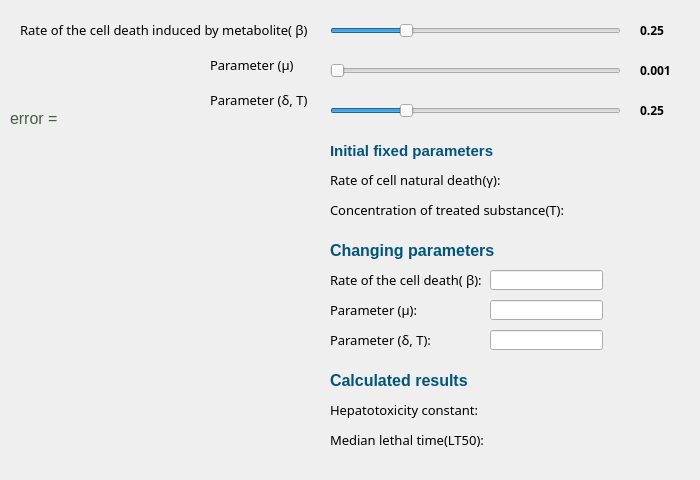
    <widget class="QWidget" name="tab2">
     <attribute name="title">
      <string>Model 2</string>
     </attribute>
     <widget class="QSlider" name="Slider21">
      <property name="geometry">
       <rect>
        <x>330</x>
        <y>20</y>
        <width>291</width>
        <height>22</height>
       </rect>
      </property>
      <property name="styleSheet">
       <string notr="true"/>
      </property>
      <property name="minimum">
       <number>1</number>
      </property>
      <property name="maximum">
       <number>1000</number>
      </property>
      <property name="singleStep">
       <number>50</number>
      </property>
      <property name="value">
       <number>250</number>
      </property>
      <property name="sliderPosition">
       <number>250</number>
      </property>
      <property name="orientation">
       <enum>Qt::Horizontal</enum>
      </property>
     </widget>
     <widget class="QSlider" name="Slider22">
      <property name="geometry">
       <rect>
        <x>330</x>
        <y>60</y>
        <width>291</width>
        <height>22</height>
       </rect>
      </property>
      <property name="styleSheet">
       <string notr="true"/>
      </property>
      <property name="minimum">
       <number>1</number>
      </property>
      <property name="maximum">
       <number>10000</number>
      </property>
      <property name="singleStep">
       <number>200</number>
      </property>
      <property name="value">
       <number>1</number>
      </property>
      <property name="sliderPosition">
       <number>1</number>
      </property>
      <property name="orientation">
       <enum>Qt::Horizontal</enum>
      </property>
     </widget>
     <widget class="QSlider" name="Slider23">
      <property name="geometry">
       <rect>
        <x>330</x>
        <y>100</y>
        <width>291</width>
        <height>22</height>
       </rect>
      </property>
      <property name="styleSheet">
       <string notr="true"/>
      </property>
      <property name="minimum">
       <number>1</number>
      </property>
      <property name="maximum">
       <number>1000</number>
      </property>
      <property name="singleStep">
       <number>10</number>
      </property>
      <property name="value">
       <number>250</number>
      </property>
      <property name="sliderPosition">
       <number>250</number>
      </property>
      <property name="orientation">
       <enum>Qt::Horizontal</enum>
      </property>
     </widget>
     <widget class="QLabel" name="Slider_Title11_2">
      <property name="geometry">
       <rect>
        <x>20</x>
        <y>20</y>
        <width>291</width>
        <height>20</height>
       </rect>
      </property>
      <property name="font">
       <font>
        <family>Microsoft YaHei Light</family>
        <pointsize>10</pointsize>
        <weight>50</weight>
        <italic>false</italic>
        <bold>false</bold>
        <underline>false</underline>
        <strikeout>false</strikeout>
       </font>
      </property>
      <property name="text">
       <string>Rate of the cell death induced by metabolite( β)</string>
      </property>
     </widget>
     <widget class="QLabel" name="Slider_Title12_2">
      <property name="geometry">
       <rect>
        <x>210</x>
        <y>49</y>
        <width>91</width>
        <height>31</height>
       </rect>
      </property>
      <property name="font">
       <font>
        <family>Microsoft YaHei Light</family>
        <pointsize>10</pointsize>
        <weight>50</weight>
        <italic>false</italic>
        <bold>false</bold>
        <underline>false</underline>
        <strikeout>false</strikeout>
       </font>
      </property>
      <property name="text">
       <string>Parameter (μ) </string>
      </property>
     </widget>
     <widget class="QLabel" name="Slider_Title12_3">
      <property name="geometry">
       <rect>
        <x>210</x>
        <y>90</y>
        <width>101</width>
        <height>20</height>
       </rect>
      </property>
      <property name="font">
       <font>
        <family>Microsoft YaHei Light</family>
        <pointsize>10</pointsize>
        <weight>50</weight>
        <italic>false</italic>
        <bold>false</bold>
        <underline>false</underline>
        <strikeout>false</strikeout>
       </font>
      </property>
      <property name="text">
       <string>Parameter (δ, T)</string>
      </property>
     </widget>
     <widget class="QLabel" name="Val21">
      <property name="geometry">
       <rect>
        <x>640</x>
        <y>20</y>
        <width>41</width>
        <height>20</height>
       </rect>
      </property>
      <property name="font">
       <font>
        <family>Microsoft YaHei Light</family>
        <weight>75</weight>
        <bold>true</bold>
       </font>
      </property>
      <property name="text">
       <string>0.25</string>
      </property>
     </widget>
     <widget class="QLabel" name="Val22">
      <property name="geometry">
       <rect>
        <x>640</x>
        <y>60</y>
        <width>41</width>
        <height>20</height>
       </rect>
      </property>
      <property name="font">
       <font>
        <family>Microsoft YaHei Light</family>
        <weight>75</weight>
        <bold>true</bold>
       </font>
      </property>
      <property name="text">
       <string>0.001</string>
      </property>
     </widget>
     <widget class="QLabel" name="Val23">
      <property name="geometry">
       <rect>
        <x>640</x>
        <y>100</y>
        <width>41</width>
        <height>20</height>
       </rect>
      </property>
      <property name="font">
       <font>
        <family>Microsoft YaHei Light</family>
        <weight>75</weight>
        <bold>true</bold>
       </font>
      </property>
      <property name="text">
       <string>0.25</string>
      </property>
     </widget>
     <widget class="QWidget" name="text_wg2" native="true">
      <property name="geometry">
       <rect>
        <x>330</x>
        <y>140</y>
        <width>361</width>
        <height>331</height>
       </rect>
      </property>
      <widget class="QLabel" name="lbl1_7">
       <property name="geometry">
        <rect>
         <x>0</x>
         <y>0</y>
         <width>181</width>
         <height>21</height>
        </rect>
       </property>
       <property name="font">
        <font>
         <family>Segoe UI</family>
         <pointsize>11</pointsize>
         <weight>75</weight>
         <bold>true</bold>
        </font>
       </property>
       <property name="styleSheet">
        <string notr="true">color: rgb(0, 85, 127);</string>
       </property>
       <property name="text">
        <string>Initial fixed parameters</string>
       </property>
      </widget>
      <widget class="QLabel" name="lbl1_8">
       <property name="geometry">
        <rect>
         <x>0</x>
         <y>100</y>
         <width>181</width>
         <height>21</height>
        </rect>
       </property>
       <property name="font">
        <font>
         <family>Segoe UI</family>
         <pointsize>12</pointsize>
         <weight>75</weight>
         <bold>true</bold>
        </font>
       </property>
       <property name="styleSheet">
        <string notr="true">color: rgb(0, 85, 127);</string>
       </property>
       <property name="text">
        <string>Changing parameters</string>
       </property>
      </widget>
      <widget class="QLabel" name="lbl1_9">
       <property name="geometry">
        <rect>
         <x>0</x>
         <y>230</y>
         <width>181</width>
         <height>21</height>
        </rect>
       </property>
       <property name="font">
        <font>
         <family>Segoe UI</family>
         <pointsize>12</pointsize>
         <weight>75</weight>
         <bold>true</bold>
        </font>
       </property>
       <property name="styleSheet">
        <string notr="true">color: rgb(0, 85, 127);</string>
       </property>
       <property name="text">
        <string>Calculated results</string>
       </property>
      </widget>
      <widget class="QLabel" name="lbl_gamma2">
       <property name="geometry">
        <rect>
         <x>0</x>
         <y>30</y>
         <width>341</width>
         <height>20</height>
        </rect>
       </property>
       <property name="font">
        <font>
         <family>Microsoft YaHei Light</family>
         <pointsize>10</pointsize>
         <weight>50</weight>
         <italic>false</italic>
         <bold>false</bold>
         <underline>false</underline>
         <strikeout>false</strikeout>
        </font>
       </property>
       <property name="text">
        <string>Rate of cell natural death(γ): </string>
       </property>
      </widget>
      <widget class="QLabel" name="lbl_T2">
       <property name="geometry">
        <rect>
         <x>0</x>
         <y>60</y>
         <width>341</width>
         <height>20</height>
        </rect>
       </property>
       <property name="font">
        <font>
         <family>Microsoft YaHei Light</family>
         <pointsize>10</pointsize>
         <weight>50</weight>
         <italic>false</italic>
         <bold>false</bold>
         <underline>false</underline>
         <strikeout>false</strikeout>
        </font>
       </property>
       <property name="text">
        <string>Concentration of treated substance(T):</string>
       </property>
      </widget>
      <widget class="QLabel" name="lbl_beta2">
       <property name="geometry">
        <rect>
         <x>0</x>
         <y>130</y>
         <width>291</width>
         <height>20</height>
        </rect>
       </property>
       <property name="font">
        <font>
         <family>Microsoft YaHei Light</family>
         <pointsize>10</pointsize>
         <weight>50</weight>
         <italic>false</italic>
         <bold>false</bold>
         <underline>false</underline>
         <strikeout>false</strikeout>
        </font>
       </property>
       <property name="text">
        <string>Rate of the cell death( β):</string>
       </property>
      </widget>
      <widget class="QLabel" name="lbl_nu2">
       <property name="geometry">
        <rect>
         <x>0</x>
         <y>160</y>
         <width>91</width>
         <height>20</height>
        </rect>
       </property>
       <property name="font">
        <font>
         <family>Microsoft YaHei Light</family>
         <pointsize>10</pointsize>
         <weight>50</weight>
         <italic>false</italic>
         <bold>false</bold>
         <underline>false</underline>
         <strikeout>false</strikeout>
        </font>
       </property>
       <property name="text">
        <string>Parameter (μ):</string>
       </property>
      </widget>
      <widget class="QLabel" name="lbl_const2">
       <property name="geometry">
        <rect>
         <x>0</x>
         <y>260</y>
         <width>351</width>
         <height>20</height>
        </rect>
       </property>
       <property name="font">
        <font>
         <family>Microsoft YaHei Light</family>
         <pointsize>10</pointsize>
         <weight>50</weight>
         <italic>false</italic>
         <bold>false</bold>
         <underline>false</underline>
         <strikeout>false</strikeout>
        </font>
       </property>
       <property name="text">
        <string>Hepatotoxicity constant:</string>
       </property>
      </widget>
      <widget class="QLabel" name="lbl_median2">
       <property name="geometry">
        <rect>
         <x>0</x>
         <y>290</y>
         <width>351</width>
         <height>20</height>
        </rect>
       </property>
       <property name="font">
        <font>
         <family>Microsoft YaHei Light</family>
         <pointsize>10</pointsize>
         <weight>50</weight>
         <italic>false</italic>
         <bold>false</bold>
         <underline>false</underline>
         <strikeout>false</strikeout>
        </font>
       </property>
       <property name="text">
        <string>Median lethal time(LT50):</string>
       </property>
      </widget>
      <widget class="QLabel" name="lbl_delta2">
       <property name="geometry">
        <rect>
         <x>0</x>
         <y>190</y>
         <width>101</width>
         <height>20</height>
        </rect>
       </property>
       <property name="font">
        <font>
         <family>Microsoft YaHei Light</family>
         <pointsize>10</pointsize>
         <weight>50</weight>
         <italic>false</italic>
         <bold>false</bold>
         <underline>false</underline>
         <strikeout>false</strikeout>
        </font>
       </property>
       <property name="text">
        <string>Parameter (δ, T):</string>
       </property>
      </widget>
      <widget class="QLineEdit" name="edit_nu2">
       <property name="geometry">
        <rect>
         <x>160</x>
         <y>160</y>
         <width>113</width>
         <height>20</height>
        </rect>
       </property>
      </widget>
      <widget class="QLineEdit" name="edit_delta2">
       <property name="geometry">
        <rect>
         <x>160</x>
         <y>190</y>
         <width>113</width>
         <height>20</height>
        </rect>
       </property>
      </widget>
      <widget class="QLineEdit" name="edit_beta2">
       <property name="geometry">
        <rect>
         <x>160</x>
         <y>130</y>
         <width>113</width>
         <height>20</height>
        </rect>
       </property>
      </widget>
     </widget>
     <widget class="QWidget" name="verticalLayoutWidget_2">
      <property name="geometry">
       <rect>
        <x>0</x>
        <y>140</y>
        <width>321</width>
        <height>331</height>
       </rect>
      </property>
      <layout class="QVBoxLayout" name="plot_layout2"/>
     </widget>
     <widget class="QLabel" name="error2">
      <property name="geometry">
       <rect>
        <x>10</x>
        <y>110</y>
        <width>161</width>
        <height>16</height>
       </rect>
      </property>
      <property name="font">
       <font>
        <family>Microsoft JhengHei UI</family>
        <pointsize>12</pointsize>
       </font>
      </property>
      <property name="styleSheet">
       <string notr="true">color: rgb(69, 93, 67);</string>
      </property>
      <property name="text">
       <string>error = </string>
      </property>
     </widget>
    </widget>
